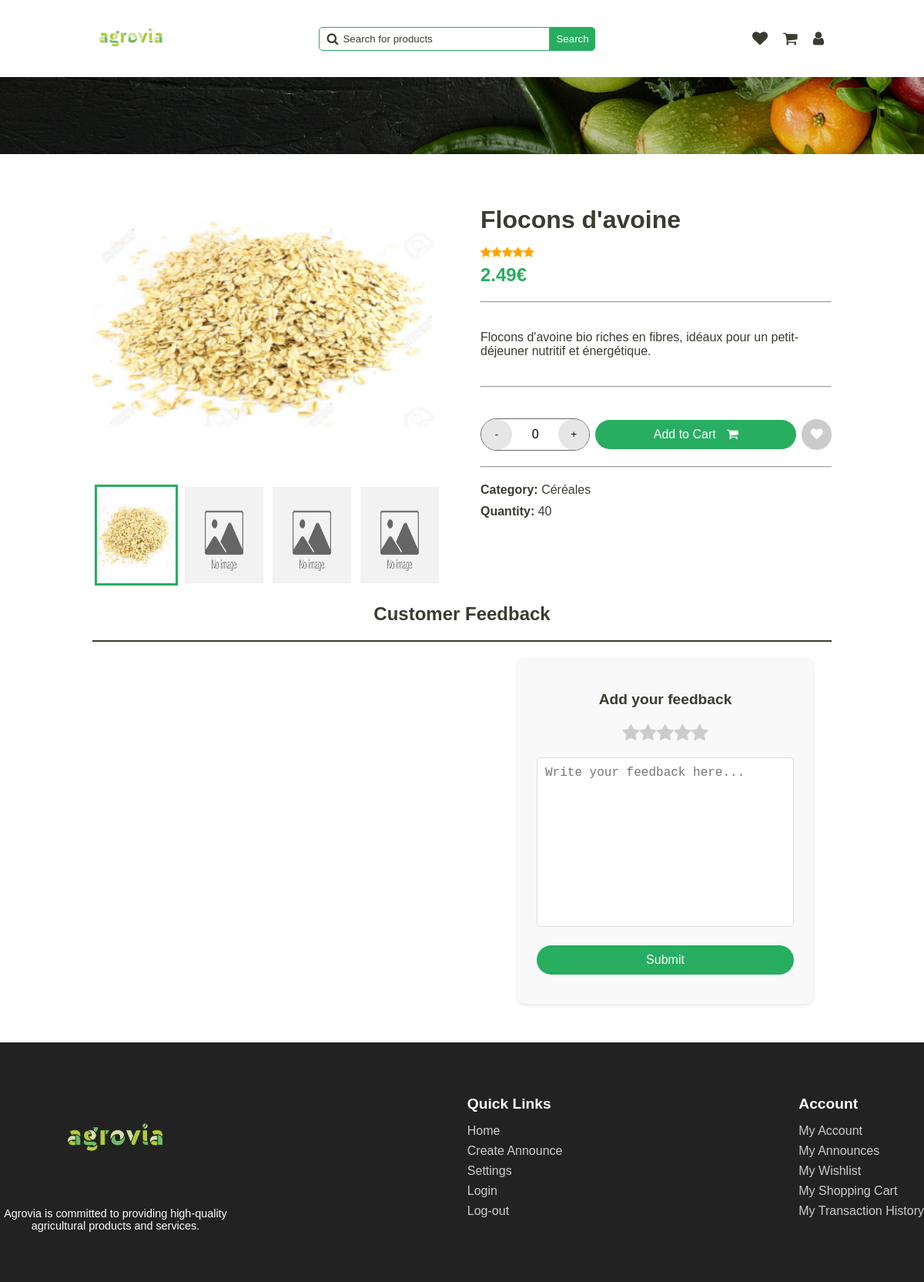
The app's page /pages/announce-view.php?id=13 (signed in) with its own data.
### tables this page shows
CREATE TABLE Announce (
  id INTEGER PRIMARY KEY,
  id_category INTEGER,
  image TEXT,
  title TEXT,
  description TEXT,
  price FLOAT,
  quantity INTEGER,
  rating INTEGER,
  out_of_stock BOOLEAN,
  FOREIGN KEY (id_category) REFERENCES Category(id)
);

CREATE TABLE Category (
  id INTEGER PRIMARY KEY,
  name TEXT
);

### pages/announce-view.php (the view, shortened to what this page needs)
<!DOCTYPE html>
<html lang="en">
<head>
    <link rel="stylesheet" href="../styles/announce.css" onload="load_theme()">
    <link rel="stylesheet" href="../styles/main-header.css">
    <link rel="stylesheet" href="../styles/confirm-modal.css">
    <link rel="stylesheet" href="../styles/footer.css">
    <link rel="stylesheet" href="../styles/alert.css">
    <link rel="stylesheet" href="https://cdnjs.cloudflare.com/ajax/libs/font-awesome/4.7.0/css/font-awesome.min.css">
</head>
<body>
    <header>
        <a href="../pages/home.php"><img id="logo" src="../assets/logo/agrovia-green.png" alt="logo"></a>
        <div class="search-bar">
            <span>
                <i class="fa fa-search"></i>
                <input type="text" name="search" id="search" placeholder="Search for products"
                    onkeydown="if(event.keyCode === 13) search()">
            </span>
            <button onclick="search()">Search</button>
        </div>
        <div class="user">
            <a href="../pages/wishlist.php">
                <i class="fa fa-heart"></i>
            </a>
            <a href="../pages/shopping-cart.php">
                <i class="fa fa-shopping-cart"></i>
            </a>
            <a href="../pages/dashboard.php">
                <i class="fa fa-user"></i>
            </a>
        </div>
    </header>
    <div class="separator-background"></div>
    <div class="main-container">
        <?php
        require "../php/announce.php";
        $announce = get_announce_by_id($_GET['id']);
        $category = get_announce_category($_GET['id']);
        $is_in_wishlist = is_announce_in_wish_list($_GET['id']);
        $is_in_cart = is_announce_in_cart($_GET['id']);
        ?>
        <section class="gallery">
        </section>
        <section class="quick-view" id="my-announce-quick-view">
            <div class="main-infos">
                <div class="top-infos">
                    <h1 class="title"><?php echo $announce['title'] ?></h1>
                </div>
                <div class="rating"><?php echo generate_star($announce['rating']) ?></div>
                <div class="price"><?php echo $announce['price'] ?>€</div>
            </div>
            <hr>
            <div class="description">
                <p><?php echo $announce['description'] ?></p>
            </div>
            <hr>
            <div class="actions">
                <div class="manage-quantity">
                    <button class="increment" onclick="decrement_quantity()">-</button>
                    <span id="count">0</span>
                    <button class="decrement"
                        onclick="increment_quantity(<?php echo $announce['quantity'] ?>)">+</button>
                </div>
                <button class="cart" id="button-cart-id" style="<?php if ($is_in_cart)
                    echo "background-color: rgba(45, 45, 45, 0.20); border: 2px solid var(--light-stroke); " ?>"
                        onclick="add_cart_item_by_id(<?php echo $_GET['id'] ?>)">
                    Add to Cart
                    <i class="fa fa-shopping-cart"></i>
                </button>
                <button class="wish" onclick="add_wishlist_item(<?php echo $_GET['id'] ?>)">
                    <i class="fa fa-heart" id="<?php echo $_GET['id'] ?>-wish-icon" style="<?php if ($is_in_wishlist)
                           echo "color: var(--secondary);" ?>">
                        </i>
                    </button>
                </div>
                <hr>
                <div class="category">
                    <span>
                        <strong>Category:</strong>
                    <?php echo "<span>" . $category['name'] . "</span>" ?>
                </span>
                <span>
                    <strong>Quantity:</strong>
                    <?php echo "<span class='quantity'>" . $announce['quantity'] . "</span>" ?>
                </span>
            </div>
        </section>
    </div>
    <h2 class="title-feedback">Customer Feedback</h2>
    <hr class="feedback-separator">
    <div class="customer-feedback">
        <section class="feedback-section">
        </section>
        <section class="add-feedback">
            <h3>Add your feedback</h3>
            <div class="rating-stars">
                <i class='fa fa-star'></i>
                <i class='fa fa-star'></i>
                <i class='fa fa-star'></i>
                <i class='fa fa-star'></i>
                <i class='fa fa-star'></i>
            </div>
            <textarea name="feedback" id="feedback" cols="30" rows="10"
                placeholder="Write your feedback here..."></textarea>
            <button onclick="submit_feedback()">Submit</button>
        </section>
    </div>
    <div class="footer">
        <div class="footer-content">
            <div class="footer-logo">
                <a href="../pages/home.php"><img src="../assets/logo/agrovia-green.png" alt="Agrovia logo"></a>
                <p>Agrovia is committed to providing high-quality agricultural products and services.</p>
            </div>
            <div class="footer-section">
                <h3>Quick Links</h3>
                <a href="../pages/home.php">Home</a>
                <a href="../pages/create-announce.php">Create Announce</a>
                <a href="../pages/settings.php">Settings</a>
                <a href="../pages/login.php">Login</a>
                <a href="../php/log-out.php">Log-out</a>
            </div>
            <div class="footer-section">
                <h3>Account</h3>
                <a href="../pages/dashboard.php">My Account</a>
                <a href="../pages/my-announces.php">My Announces</a>
                <a href="../pages/wishlist.php">My Wishlist</a>
                <a href="../pages/shopping-cart.php">My Shopping Cart</a>
                <a href="../pages/transaction-history.php">My Transaction History</a>
            </div>
        </div>
    </div>
</body>
</html>

### styles/announce.css (style rules this page uses)
.main-container { display: flex; margin-top: 120px; width: 100%; justify-content: flex-start; }
img { max-width: 100%; vertical-align: top; }
.gallery { display: flex; width: 50%; position: relative; justify-content: center; }
@media screen and (min-width: 600px) { .gallery { padding-top: 400px; } }
.quick-view { margin-left: 5%; width: 50%; display: flex; flex-direction: column; }
.quick-view .main-infos { display: flex; flex-direction: column; }
.quick-view .main-infos h1 { font-size: 2rem; margin-bottom: 15px; }
.quick-view hr { margin: 20px 0; width: 100%; color: var(--text); }
.quick-view .price { font-size: 1.5rem; font-weight: 700; color: var(--secondary); }
.quick-view .actions { display: flex; justify-content: space-between; margin-top: 20px; align-items: center; }
.quick-view .category { display: flex; flex-direction: column; }
.quick-view .category span { font-size: 1rem; margin-bottom: 5px; }
.quick-view .category span:last-child { margin-bottom: 0; margin-top: 5px; }
.quick-view .actions .manage-quantity { display: flex; align-items: center; justify-content: space-between; background-color: var(--white); border-radius: 35px; width: 150px; border: 1px solid var(--gray); }
.quick-view .actions .manage-quantity button { padding: 12px; width: 40px; height: 40px; border-radius: 50%; border: none; cursor: pointer; background-color: var(--light-stroke); }
.quick-view .actions .manage-quantity span { width: 25px; text-align: center; border: none; background-color: transparent; color: black; }
.quick-view .actions .cart { background-color: var(--secondary); color: var(--white); padding: 10px 20px; border-radius: 35px; width: 60%; border: none; cursor: pointer; font-size: 1rem; margin: 0 7px; }
.quick-view .actions .cart i { margin-left: 10px; }
.quick-view .actions .wish { background-color: rgb(203, 203, 203); color: var(--white); border-radius: 35px; width: 40px; height: 40px; border: none; cursor: pointer; font-size: 1rem; }
.quick-view .top-infos { display: flex; justify-content: space-between; margin-top: 20px; align-items: center; position: relative; }
.customer-feedback { display: flex; margin-top: 20px; width: 100%; }
h2.title-feedback { text-align: center; }
hr.feedback-separator { width: 100%; border: 1px solid var(--text); }
.customer-feedback .feedback-section { display: flex; flex-direction: column; margin-top: 20px; width: 55%; }
.customer-feedback .add-feedback { width: 40%; height: 450px; margin: 0 auto; padding: 25px; background-color: #f9f9f9; border-radius: 10px; box-shadow: 0 2px 5px rgba(0, 0, 0, 0.1); position: sticky; z-index: 1000; top: 25%; }
.customer-feedback .add-feedback h3 { text-align: center; font-size: 1.2rem; margin-bottom: 20px; color: var(--text); }
.customer-feedback .add-feedback textarea { width: 100%; height: 55%; padding: 10px; font-size: 1rem; border: 1px solid #ddd; resize: none; border-radius: 5px; margin-bottom: 20px; }
.customer-feedback .add-feedback button { padding: 10px 20px; font-size: 1rem; background-color: var(--secondary); color: white; border: none; border-radius: 50px; cursor: pointer; transition: background-color 0.3s ease; width: 100%; }
.customer-feedback .add-feedback .rating-stars { display: flex; justify-content: center; margin-bottom: 20px; }
.customer-feedback .add-feedback .rating-stars .fa-star { font-size: 1.5rem; color: #ccc; transition: color 0.3s ease; cursor: pointer; }

### styles/footer.css (style rules this page uses)
.footer { background-color: #222; color: #fff; padding: 50px 0; position: absolute; left: 0; width: 100%; margin-top: 50px; }
.footer-content { display: flex; align-items: flex-start; flex-wrap: wrap; max-width: 1200px; margin: 0 auto; justify-content: space-between; }
.footer-logo { display: flex; flex-direction: column; align-items: center; width: 25%; }
.footer-logo img { width: 150px; height: auto; }
.footer-logo p { font-size: 0.9rem; text-align: center; }
.footer-section { margin-bottom: 20px; }
.footer-section h3 { font-size: 1.2rem; margin-bottom: 15px; }
.footer-section a { display: block; color: #ccc; text-decoration: none; margin-bottom: 8px; transition: color 0.3s ease; }

### records on screen
announce: title "Flocons d'avoine", price "2.49", description "Flocons d'avoine bio riches en fibres, idéaux pour un petit-déjeuner nutritif et énergétique.", quantity "40"
category: name "Céréales"
